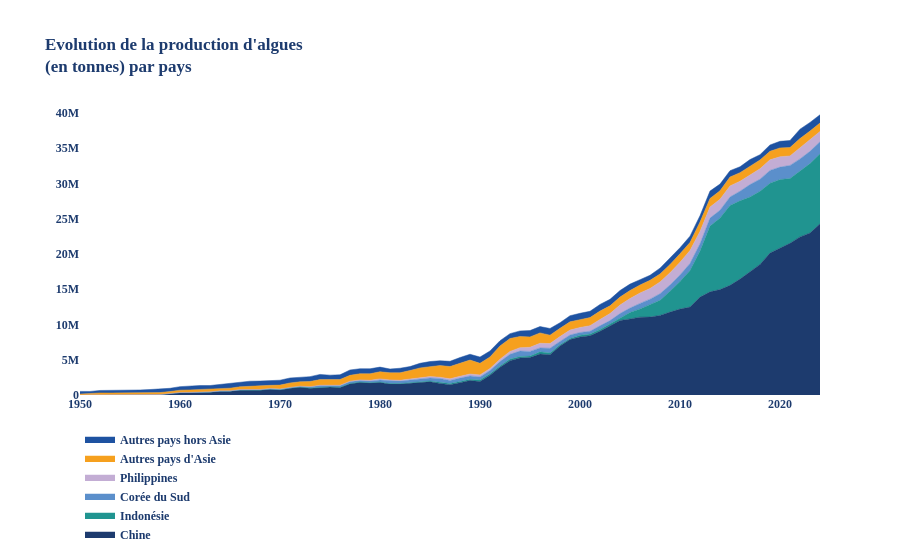

The cell this chart's notebook holds for it:
### Code cell
df_prod_alguae_country_fig_1_by_year = df_prod_alguae_country_fig_1[["Année", "Pays","Production"]].groupby(["Année", "Pays"]).sum().reset_index()

colors = [('Chine','#1D3B6E'),('Indonésie','#209490'),('Corée du Sud','#5B8FCB'),('Philippines','#C3ADD4'), ("Autres pays d'Asie", '#F6A01E'), ("Autres pays hors Asie",'#1E52A1')]

fig_1 = create_multi_traces_area_plot(df_prod_alguae_country_fig_1_by_year,colors, "Evolution de la production d'algues<br>(en tonnes) par pays")
fig_1
